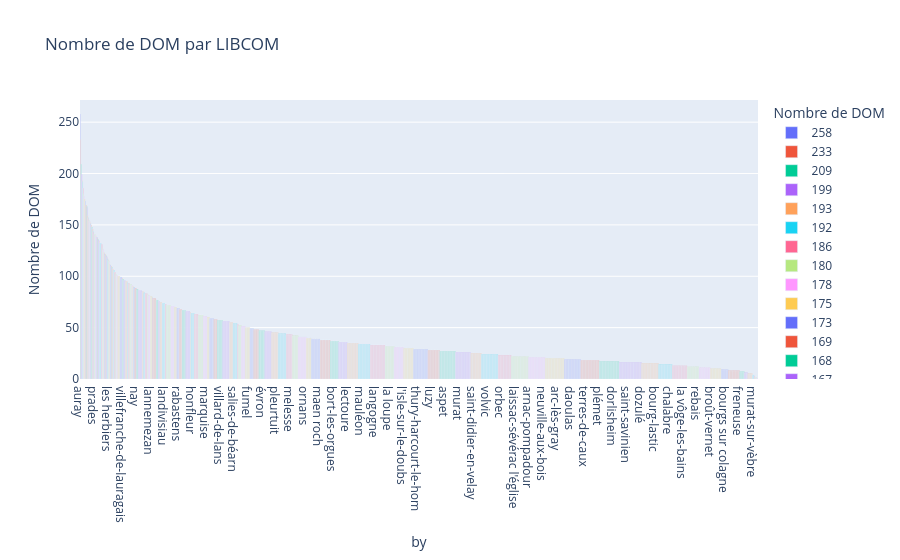

Notebook cell for this chart:
### Code cell
import plotly.express as px

# Convertir en Pandas pour Plotly
df_pandas = df_grouped.to_pandas()

# Graphique interactif
fig = px.bar(df_pandas, x="by", y="count_DOM", 
             title="Nombre de DOM par LIBCOM", 
             labels={"count_DOM": "Nombre de DOM", "LIBCOM": "Commune"},
             color="count_DOM",
             color_continuous_scale="Viridis")

fig.show()
